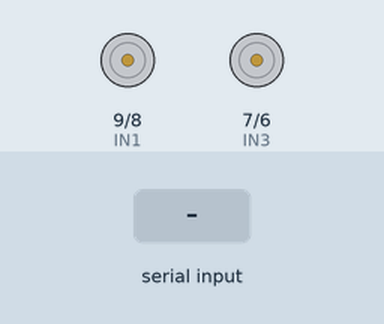
Recording of a sketch running on a simulated Arduino Uno, built with avr-gcc and run on an emulated ATmega328P. Parts: motor-driver pin pairs drawn as motors (green arrow = first pin HIGH = forward, orange = second pin HIGH = backward, longer = more drive, scaled by the enable pin). Inputs (shaded band) come from the test bench. What the sketch prints to the serial monitor is not drawn.

Above: at 1.2 s.
1.3 s: "F" received over the second serial link
At 2.3 s:
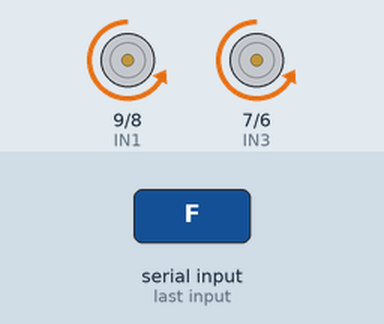
2.8 s: "B" received over the second serial link
At 3.6 s:
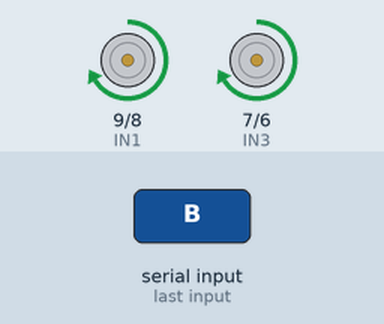
4.3 s: "L" received over the second serial link
At 4.8 s:
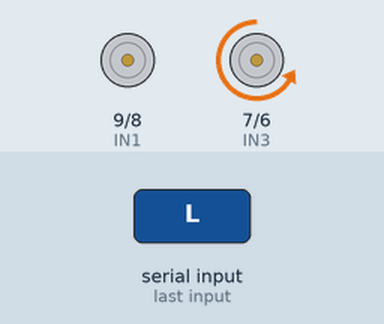
5.8 s: "R" received over the second serial link
At 6.9 s:
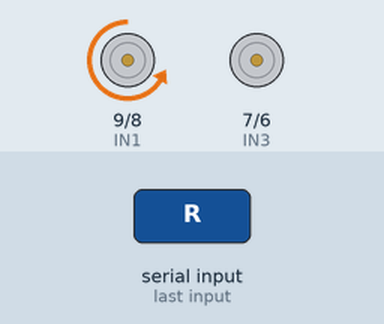
7.3 s: "G" received over the second serial link
At 8.1 s:
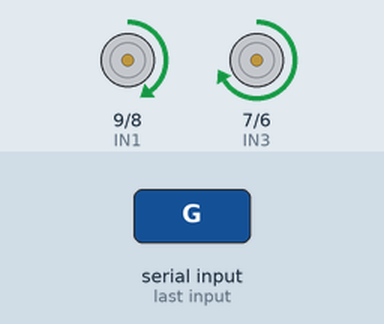
8.8 s: "N" received over the second serial link
At 9.4 s:
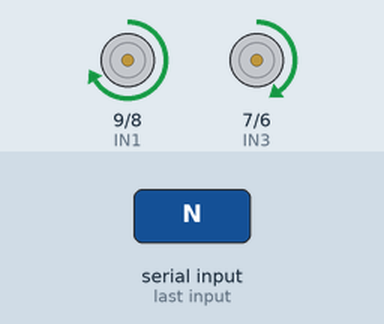
Timing chart, 0 to 11.3 s (numbered marks = the images above; inputs shaded):
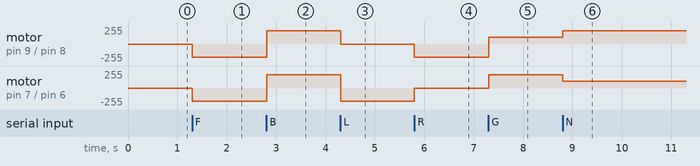

Measured:
- after the input at 1.3 s, motor on pin 9 (IN1) / pin 8 (IN2), motor on pin 7 (IN3) / pin 6 (IN4): stopped → backward 200/255 at once
- after the input at 2.8 s, motor on pin 9 (IN1) / pin 8 (IN2), motor on pin 7 (IN3) / pin 6 (IN4): backward 200/255 → forward 200/255 at once
- after the input at 4.3 s, motor on pin 9 (IN1) / pin 8 (IN2): forward 200/255 → stopped at once; motor on pin 7 (IN3) / pin 6 (IN4): forward 200/255 → backward 200/255 at once
- after the input at 5.8 s, motor on pin 9 (IN1) / pin 8 (IN2): stopped → backward 200/255 at once; motor on pin 7 (IN3) / pin 6 (IN4): backward 200/255 → stopped at once
- after the input at 7.3 s, motor on pin 9 (IN1) / pin 8 (IN2): backward 200/255 → forward 100/255 at once; motor on pin 7 (IN3) / pin 6 (IN4): stopped → forward 200/255 at once
- after the input at 8.8 s, motor on pin 9 (IN1) / pin 8 (IN2): forward 100/255 → forward 200/255 at once; motor on pin 7 (IN3) / pin 6 (IN4): forward 200/255 → forward 100/255 at once

The sketch:

CarroBlue.ino
```cpp
#include <SoftwareSerial.h>
SoftwareSerial bluetoothSerial(2, 3);
char orden;
int VELOCIDAD = 200;

// Motor A
int ENA = 10;
int IN1 = 9;
int IN2 = 8;

// Motor B
int ENB = 5;
int IN3 = 7;
int IN4 = 6;

void setup() {
  bluetoothSerial.begin(9600);

  pinMode(ENA, OUTPUT);
  pinMode(ENB, OUTPUT);
  pinMode(IN1, OUTPUT);
  pinMode(IN2, OUTPUT);
  pinMode(IN3, OUTPUT);
  pinMode(IN4, OUTPUT);

  Serial.begin(9600);
  Serial.println("Inicia");
}

void loop() {
  char crt;  //Variable caracter que recibe los datos via Bluetooth
  if (bluetoothSerial.available()) {
    Serial.println(crt);
    crt = bluetoothSerial.read();
    Serial.println(crt);
    Serial.println("hay algo");
    orden = Serial.read();

    switch (crt) {
      case 'F':
        Adelante();
        Serial.println("Adelante");
        delay(200);
        break;
      case 'B':
        Atras();
        Serial.println("Atras");
        delay(200);
        break;
      case 'L':
        Derecha();
        Serial.println("Derecha");
        delay(200);
        break;
      case 'R':
        Izquierda();
        Serial.println("Izquierds");
        delay(200);
        break;
      case 'U':
        Atras();
        Serial.println("Atras");
        delay(200);
        break;
      case 'G':
        AtrasDerecha();
        Serial.println("AtrasDerecha");
        delay(200);
        break;
      case 'N':
        AtrasIzquierda();
        Serial.println("AtrasIzquierda");
        delay(200);
        break;
      case 'M':
        AdelanteDerecha();
        Serial.println("AdelanteDerecha");
        delay(200);
        break;
      case 'V':
        AdelanteIzquierda();
        Serial.println("AdelanteIzquierda");
        delay(200);
        break;
      case 'W':
        Parar();
        Serial.println("Detener");
        delay(200);
        break;
      default:
        Parar();
        Serial.println("No hay movimiento");
        break;
    }
  }
  delay(10);
}

// Funciones

void Adelante() {
  //Direccion motor A
  analogWrite(ENA, VELOCIDAD);
  digitalWrite(IN1, LOW);
  digitalWrite(IN2, HIGH);

  //Direccion motor B
  analogWrite(ENB, VELOCIDAD);
  digitalWrite(IN3, LOW);
  digitalWrite(IN4, HIGH);
}

void Atras() {
  //Direccion motor A
  analogWrite(ENA, VELOCIDAD);
  digitalWrite(IN1, HIGH);
  digitalWrite(IN2, LOW);

  //Direccion motor B
  analogWrite(ENB, VELOCIDAD);
  digitalWrite(IN3, HIGH);
  digitalWrite(IN4, LOW);
}

void AtrasIzquierda() {
  //Direccion motor A
  analogWrite(ENA, VELOCIDAD);
  digitalWrite(IN1, HIGH);
  digitalWrite(IN2, LOW);

  //Direccion motor B
  analogWrite(ENB, VELOCIDAD / 2);
  digitalWrite(IN3, HIGH);
  digitalWrite(IN4, LOW);
}

void AtrasDerecha() {
  //Direccion motor A
  analogWrite(ENA, VELOCIDAD / 2);
  digitalWrite(IN1, HIGH);
  digitalWrite(IN2, LOW);

  //Direccion motor B
  analogWrite(ENB, VELOCIDAD);
  digitalWrite(IN3, HIGH);
  digitalWrite(IN4, LOW);
}

void Derecha() {
  //Direccion motor A
  analogWrite(ENA, 0);
  digitalWrite(IN1, HIGH);
  digitalWrite(IN2, LOW);

  //Direccion motor B
  analogWrite(ENB, VELOCIDAD);
  digitalWrite(IN3, LOW);
  digitalWrite(IN4, HIGH);
}

void AdelanteDerecha() {
  //Direccion motor A
  analogWrite(ENA, VELOCIDAD / 2);
  digitalWrite(IN1, LOW);
  digitalWrite(IN2, HIGH);

  //Direccion motor B
  analogWrite(ENB, VELOCIDAD);
  digitalWrite(IN3, LOW);
  digitalWrite(IN4, HIGH);
}

void Izquierda() {
  //Direccion motor A
  analogWrite(ENA, VELOCIDAD);
  digitalWrite(IN1, LOW);
  digitalWrite(IN2, HIGH);

  //Direccion motor B
  analogWrite(ENB, 0);
  digitalWrite(IN3, HIGH);
  digitalWrite(IN4, LOW);
}

void AdelanteIzquierda() {
  //Direccion motor A
  analogWrite(ENA, VELOCIDAD);
  digitalWrite(IN1, LOW);
  digitalWrite(IN2, HIGH);

  //Direccion motor B
  analogWrite(ENB, VELOCIDAD / 2);
  digitalWrite(IN3, LOW);
  digitalWrite(IN4, HIGH);
}

void Parar() {
  //Direccion motor A
  analogWrite(ENA, 0);
  digitalWrite(IN1, LOW);
  digitalWrite(IN2, LOW);

  //Direccion motor B
  analogWrite(ENB, 0);
  digitalWrite(IN3, LOW);
  digitalWrite(IN4, LOW);
}
```
